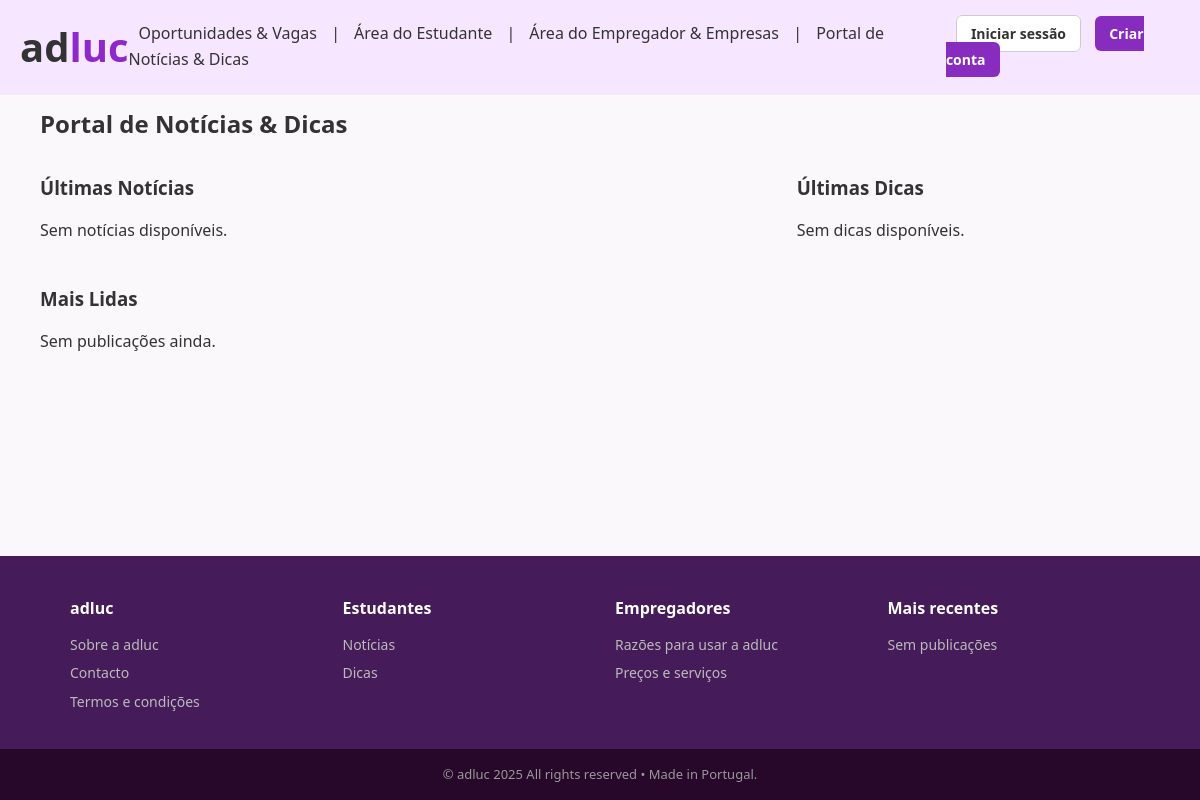
Page /conteudos on the earlier database version.
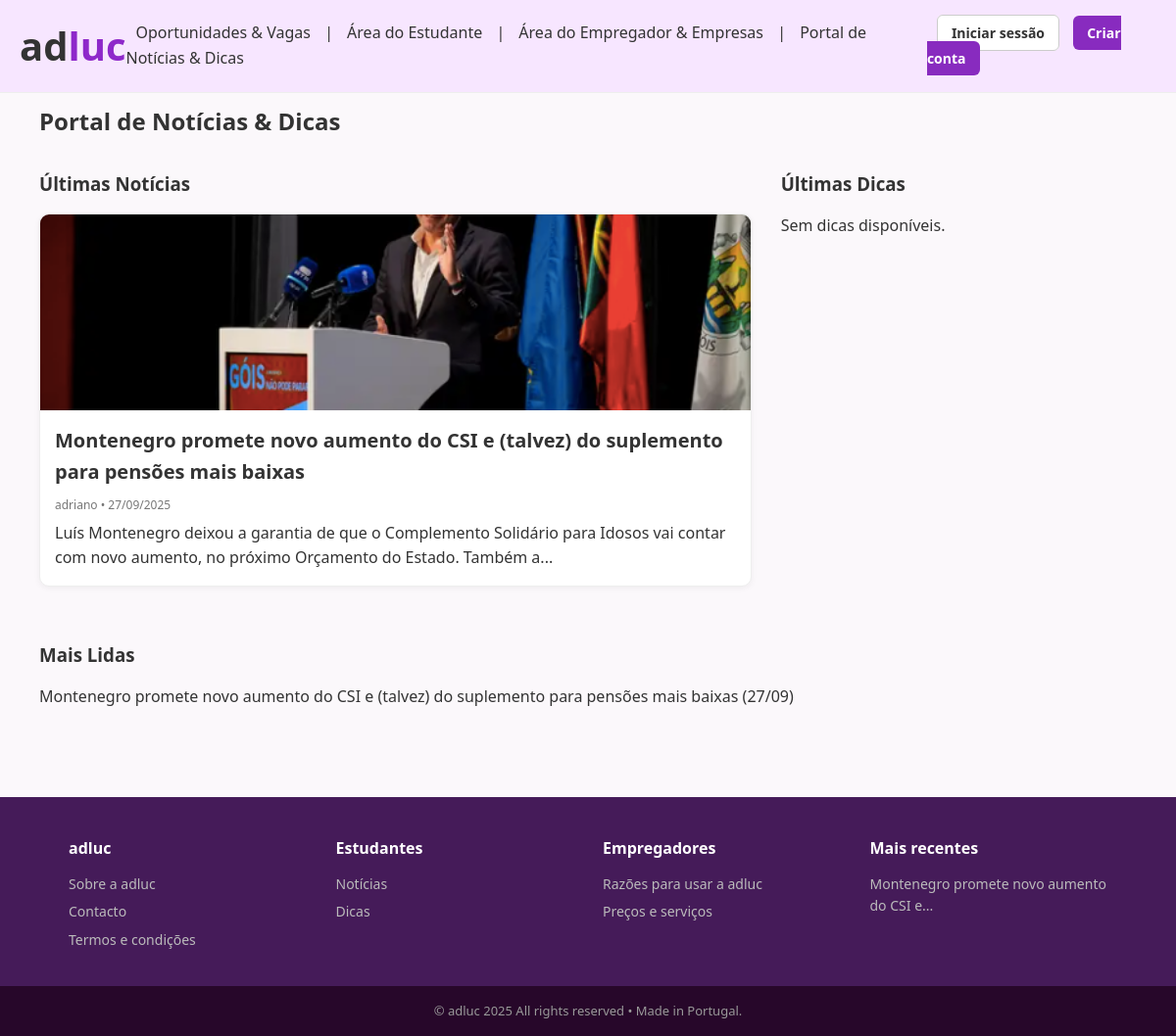
Same page on the later database version.
### modelos/modelos.py (models this page shows, shortened)
class Publicacao(db.Model):
    __tablename__ = "publicacoes"
    id = db.Column(db.Integer, primary_key=True)
    titulo = db.Column(db.String(200), nullable=False)
    autor_id = db.Column(db.Integer, db.ForeignKey("utilizadores.id"), nullable=False)
    autor = db.relationship("Utilizador", backref="publicacoes", lazy=True)
    data_hora = db.Column(db.DateTime, default=datetime.utcnow)
    foto = db.Column(db.String(200), nullable=True)
    conteudo = db.Column(db.Text, nullable=False)
    tipo = db.Column(db.String(20), default="noticia")  # noticia ou dica

class Utilizador(db.Model):
    __tablename__ = "utilizadores"
    id = db.Column(db.Integer, primary_key=True)
    nome = db.Column(db.String(100), nullable=False)
    email = db.Column(db.String(100), unique=True, nullable=False)
    senha_hash = db.Column(db.String(200), nullable=False)
    tipo = db.Column(db.String(20), nullable=False)  # estudante, empresa, admin
    cv_principal = db.Column(db.String(200), nullable=True)
    nif = db.Column(db.String(20), nullable=True)
    nome_empresa = db.Column(db.String(200), nullable=True)
    codigo_postal = db.Column(db.String(20), nullable=True)
    distrito = db.Column(db.String(100), nullable=True)
    telefone = db.Column(db.String(50), nullable=True)
    logo_empresa = db.Column(db.String(200), nullable=True)

### app.py (the view)
@app.route("/conteudos", endpoint="pagina_conteudos")
def pagina_conteudos():
    noticias = Publicacao.query.filter_by(tipo="noticia").order_by(Publicacao.data_hora.desc()).limit(5).all()
    dicas = Publicacao.query.filter_by(tipo="dica").order_by(Publicacao.data_hora.desc()).limit(5).all()
    mais_lidas = Publicacao.query.order_by(Publicacao.data_hora.asc()).limit(5).all()  # aqui poderíamos adicionar lógica de contagem de visualizações depois
    return render_template("pagina_conteudos.html", noticias=noticias, dicas=dicas, mais_lidas=mais_lidas)

### app.py (called while the page is built)
@app.context_processor
def inject_publicacoes_recentes():
    from modelos.modelos import Publicacao
    recentes = Publicacao.query.order_by(Publicacao.data_hora.desc()).limit(3).all()
    return dict(publicacoes_recentes=recentes)

### templates/pagina_conteudos.html (shortened to what this page needs)
{% extends "base.html" %}
{% block conteudo %}
<h2>Portal de Notícias & Dicas</h2>
<div class="conteudos-grid">
  <section>
    <h3>Últimas Notícias</h3>
    {% if noticias %}
      <a href="{{ url_for('detalhe_publicacao', pub_id=noticias[0].id) }}" class="news-featured">
        {% if noticias[0].foto %}
          <img src="{{ url_for('download_cv', filename=noticias[0].foto) }}" alt="{{ noticias[0].titulo }}">
        {% endif %}
        <div>
          <h2>{{ noticias[0].titulo }}</h2>
          <p class="meta">{{ noticias[0].autor.nome }} • {{ noticias[0].data_hora.strftime("%d/%m/%Y") }}</p>
          <p>{{ noticias[0].conteudo[:150] }}...</p>
        </div>
      </a>
    {% else %}
      <p>Sem notícias disponíveis.</p>
    {% endif %}
  </section>
  <section>
    <h3>Últimas Dicas</h3>
    {% if dicas %}
      <a href="{{ url_for('detalhe_publicacao', pub_id=dicas[0].id) }}" class="news-featured">
        {% if dicas[0].foto %}
          <img src="{{ url_for('download_cv', filename=dicas[0].foto) }}" alt="{{ dicas[0].titulo }}">
        {% endif %}
        <div>
          <h2>{{ dicas[0].titulo }}</h2>
          <p class="meta">{{ dicas[0].autor.nome }} • {{ dicas[0].data_hora.strftime("%d/%m/%Y") }}</p>
          <p>{{ dicas[0].conteudo[:150] }}...</p>
        </div>
      </a>
      <ul class="news-list">
        {% for pub in dicas[1:] %}
          <li>
            <a href="{{ url_for('detalhe_publicacao', pub_id=pub.id) }}">
              {{ pub.titulo }} <span class="meta">({{ pub.data_hora.strftime("%d/%m") }})</span>
            </a>
          </li>
        {% endfor %}
      </ul>
    {% else %}
      <p>Sem dicas disponíveis.</p>
    {% endif %}
  </section>
</div>
<section class="mais-lidas">
  <h3>Mais Lidas</h3>
  <ul>
    {% for pub in mais_lidas %}
      <li>
        <a href="{{ url_for('detalhe_publicacao', pub_id=pub.id) }}">
          {{ pub.titulo }} <span class="meta">({{ pub.data_hora.strftime("%d/%m") }})</span>
        </a>
      </li>
    {% else %}
      <p>Sem publicações ainda.</p>
    {% endfor %}
  </ul>
</section>
{% endblock %}

### templates/base.html (shortened to what this page needs)
<!DOCTYPE html>
<html lang="pt">
<head>
  <link rel="stylesheet" href="{{ url_for('static', filename='css/style.css') }}">
</head>
<body class="light">
<header class="site-header">
  <div class="logo">
      <a href="{{ url_for('pagina_inicial') }}" style="text-decoration: none; color:inherit;">
        <span class="logo-ad">ad</span><span class="logo-luc">luc</span>
      </a>
  </div>
<nav class="nav-links" id="nav-menu">
    <a href="{{ url_for('pagina_vagas') }}">Oportunidades & Vagas</a>
    <span> | </span>
    <a href="{{ url_for('pagina_estudante') if session.get('tipo') == 'estudante' else '#' }}">Área do Estudante</a>
    <span> | </span>
    <a href="{{ url_for('pagina_empresa') if session.get('tipo') == 'empresa' else '#' }}">Área do Empregador & Empresas</a>
     <span> | </span>
    <a href="{{ url_for('pagina_conteudos') }}">Portal de Notícias & Dicas</a>
</nav>
  <div class="nav-buttons">
    {% if session.get('utilizador_id') %}
      <span class="user-info">Olá, {{ session.get('nome') }} ({{ session.get('tipo') }})</span>
      <a href="{{ url_for('logout') }}" class="btn btn-outline">Logout</a>
    {% else %}
      <a href="{{ url_for('login') }}" class="btn btn-outline">Iniciar sessão</a>
      <a href="{{ url_for('registo') }}" class="btn btn-azul">Criar conta</a>
    {% endif %}
  </div>
</header>
<main>
  {% block conteudo %}{% endblock %}
</main>
<footer class="site-footer">
  <div class="footer-columns">
    <div class="footer-col">
      <h3 class="footer-logo">adluc</h3>
      <a href="#">Sobre a adluc</a>
      <a href="#">Contacto</a>
      <a href="#">Termos e condições</a>
    </div>
    <div class="footer-col">
      <h3>Estudantes</h3>
      <a href="{{ url_for('pagina_noticias') }}">Notícias</a>
      <a href="{{ url_for('pagina_dicas') }}">Dicas</a>
    </div>
    <div class="footer-col">
      <h3>Empregadores</h3>
      <a href="#">Razões para usar a adluc</a>
      <a href="#">Preços e serviços</a>
    </div>
    <div class="footer-col">
      <h3>Mais recentes</h3>
      {% for pub in publicacoes_recentes %}
        <a href="{{ url_for('detalhe_publicacao', pub_id=pub.id) }}">
          {{ pub.titulo[:40] }}...
        </a>
      {% else %}
        <p style="color:#bbb;font-size:14px;">Sem publicações</p>
      {% endfor %}
    </div>
  </div>
  <div class="footer-bottom">
    © adluc 2025 All rights reserved • Made in Portugal.
  </div>
</footer>
</body>
</html>

Differences in the rows shown:
added Publicacao: foto (picture), titulo "Montenegro promete novo aumento do CSI e (talvez) do suplemento para pensões mais baixas", data_hora "27/09/2025", conteudo "Luís Montenegro deixou a garantia de que o Complemento Solidário para Idosos vai contar com novo aumento, no próximo Orçamento do Estado. Também a", data_hora "27/09", titulo "Montenegro promete novo aumento do CSI e"
now on this page (row edited): Utilizador: nome "adriano"
Other differences:
text no longer shown: "Sem notícias disponíveis. Sem publicações ainda. Sem publicações"
